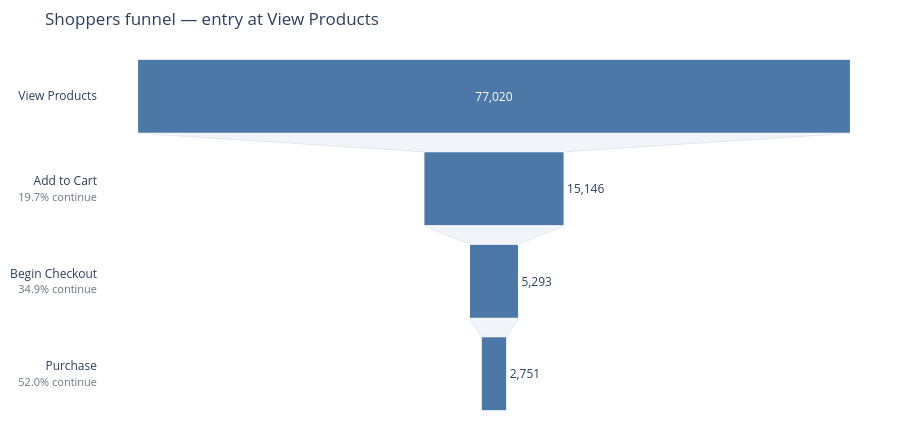

Notebook code cell kept with this figure:
### Code cell
# ── Section 6.2: Shoppers funnel metrics + comparison ────────────────────────
shopper_labels = ["1. View Products", "2. Add to Cart", "3. Begin Checkout", "4. Purchase"]
shopper_cols   = ["view_item", "add_to_cart", "begin_checkout", "purchase"]   # queries.STEP_COLUMNS

shoppers_df = pd.DataFrame({
    "step":     shopper_labels,
    "sessions": [int(shoppers_raw[c].iloc[0]) for c in shopper_cols],
})
shoppers_df["step_cvr"]    = (shoppers_df["sessions"] / shoppers_df["sessions"].shift(1) * 100).round(1)
shoppers_df["overall_cvr"] = (shoppers_df["sessions"] / shoppers_df["sessions"].iloc[0] * 100).round(1)
shoppers_df["drop_off"]    = (100 - shoppers_df["step_cvr"]).round(1)

print("Shoppers funnel conversion rates:")
display(shoppers_df)

fig_shop = charts.funnel(shoppers_df["step"].str[3:].tolist(), [("Shoppers", shoppers_df["sessions"].tolist())])
fig_shop.update_layout(title="Shoppers funnel — entry at View Products", margin=dict(t=50))
fig_shop.show()

# Compare add-to-cart from session start vs from product viewers (diagnostic split).
full_cart_rate    = funnel_df.loc[funnel_df["step"]=="3. Add to Cart", "overall_cvr"].values[0]
shopper_cart_rate = shoppers_df.loc[shoppers_df["step"]=="2. Add to Cart", "step_cvr"].values[0]
print(f"\nAdd-to-cart rate from session start:      {full_cart_rate:.1f}%")
print(f"Add-to-cart rate from sessions that saw:  {shopper_cart_rate:.1f}%")
print("Same carts over two denominators — the gap restates the discovery loss; it does not")
print(f"clear product presentation. {100 - shopper_cart_rate:.0f}% of sessions that saw products carted "
      "nothing: see 6.3 for where.")

### Figure 1 — Plotly figure (JSON) as saved in the notebook; plotly's stock layout.template omitted (floating-point values rounded to 4 significant figures)
{"data": [{"connector": {"fillcolor": "#f1f5f9", "line": {"color": "#e2e8f0", "width": 1}}, "customdata": ["100.00% of the segment's sessions", "19.67% of the segment's sessions", "6.87% of the segment's sessions", "3.57% of the segment's sessions"], "hovertemplate": "%{text} sessions<br>%{customdata}<extra></extra>", "insidetextfont": {"color": "white"}, "marker": {"color": "#4C78A8", "line": {"color": "white", "width": 1}}, "text": ["77,020", "15,146", "5,293", "2,751"], "textinfo": "text", "textposition": ["inside", "outside", "outside", "outside"], "type": "funnel", "x": [77020, 15146, 5293, 2751], "y": ["View Products", "Add to Cart<br><span style='font-size:11px;color:#6b7280'>19.7% continue</span>", "Begin Checkout<br><span style='font-size:11px;color:#6b7280'>34.9% continue</span>", "Purchase<br><span style='font-size:11px;color:#6b7280'>52.0% continue</span>"]}], "layout": {"font": {"size": 12}, "height": 430, "margin": {"b": 10, "l": 10, "r": 10, "t": 50}, "paper_bgcolor": "white", "plot_bgcolor": "white", "showlegend": false, "title": {"text": "Shoppers funnel — entry at View Products"}}}
